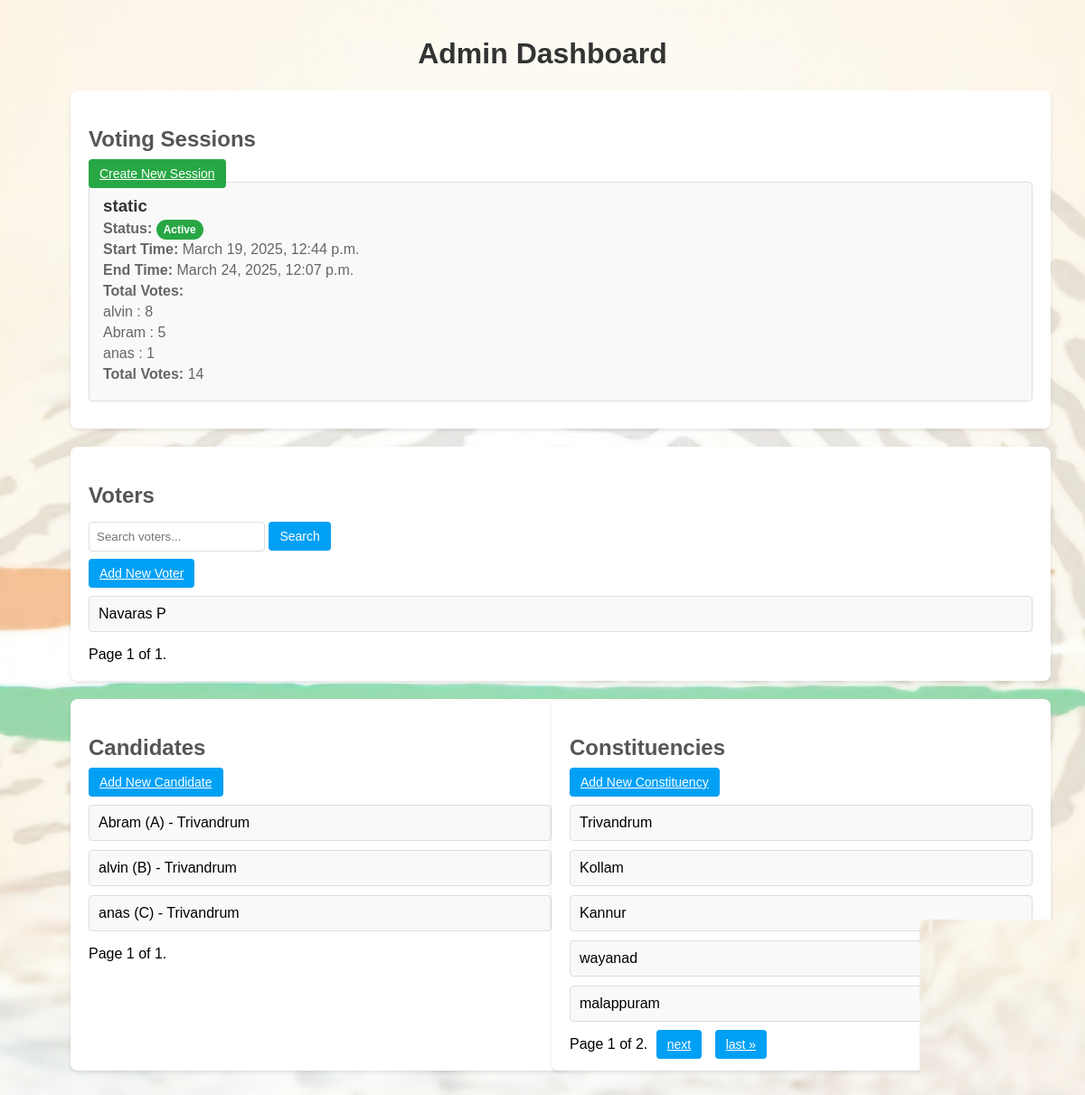
Page /dashboard/ (signed in) on the earlier database version.
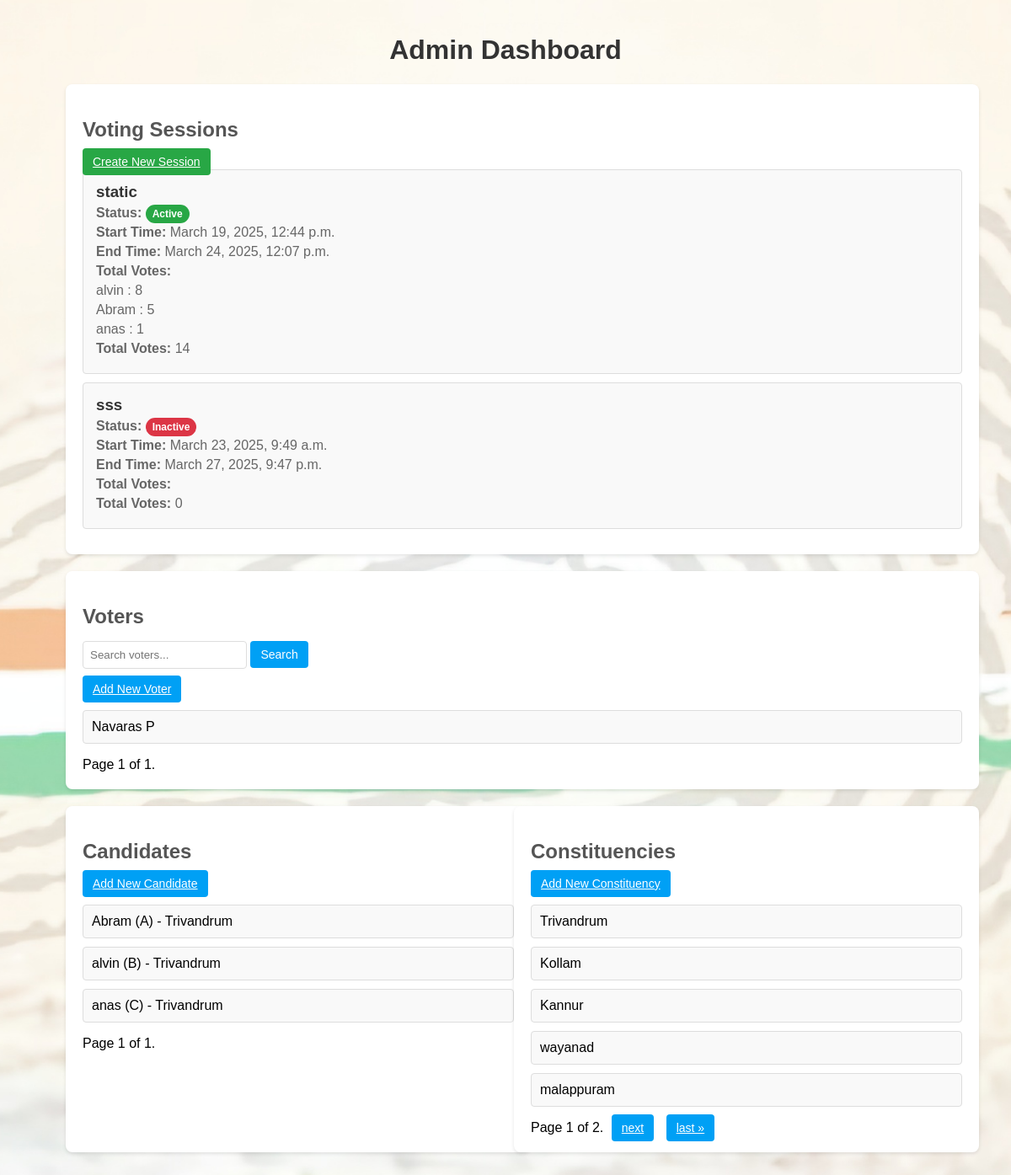
Same page on the later database version.
### manager/models.py (models this page shows, shortened)
class VotingSession(models.Model):
    name = models.CharField(max_length=100)
    constituency = models.ForeignKey(Constituency, on_delete=models.CASCADE, null=True, blank=True)
    start_time = models.DateTimeField()
    end_time = models.DateTimeField()
    status = models.CharField(
        max_length=10,
        choices=[('Active', 'Active'), ('Inactive', 'Inactive')],
        default='Inactive'
    )
    voted_users = models.ManyToManyField(Voter, blank=True)

class VoteCount(models.Model):
    session = models.ForeignKey(VotingSession, on_delete=models.CASCADE)
    candidate = models.ForeignKey(Candidate, on_delete=models.CASCADE)
    total_votes = models.PositiveIntegerField(default=0)
    class Meta:
        unique_together = ('session', 'candidate')

class Candidate(models.Model):
    name = models.CharField(max_length=100)
    image = models.ImageField(upload_to='candidate_images/', blank=True, null=True)
    party = models.CharField(max_length=100)
    constituency = models.ForeignKey(Constituency, on_delete=models.CASCADE, null=True, blank=True)

class Voter(models.Model):
    name = models.CharField(max_length=100)
    fingerprint_data = models.TextField()
    retina_data = models.TextField()
    is_registered = models.BooleanField(default=False)
    image = models.ImageField(upload_to='voter_images/', blank=True, null=True)
    address = models.TextField(blank=True, null=True)
    constituency = models.ForeignKey(Constituency, on_delete=models.CASCADE, null=True, blank=True)
    pin = models.CharField(max_length=10, blank=True, null=True)
    phone_number = models.CharField(max_length=15, blank=True, null=True)
    email = models.EmailField(blank=True, null=True)
    aadhaar_num = models.CharField(
        max_length=12,
        unique=True,
        validators=[
            MinLengthValidator(12),
            RegexValidator(r'^\d{12}$', 'Aadhaar number must be 12 digits.')
        ],
        blank=True,
        null=True
    )

class Constituency(models.Model):
    constituency = models.CharField(max_length=100, unique=True)
    def __str__(self):
        return self.constituency

### manager/views.py (the view)
# urls.py: path('dashboard/', views.dashboard, name='dashboard'),
@login_required
def dashboard(request):
    voters = Voter.objects.all()
    sessions = VotingSession.objects.all()
    candidates = Candidate.objects.all()
    constituencies = Constituency.objects.all()
    voter_paginator = Paginator(voters, 5)
    voter_page_number = request.GET.get('voter_page')
    voter_page_obj = voter_paginator.get_page(voter_page_number)
    session_paginator = Paginator(sessions, 3)
    session_page_number = request.GET.get('session_page')
    session_page_obj = session_paginator.get_page(session_page_number)
    candidate_paginator = Paginator(candidates, 5)
    candidate_page_number = request.GET.get('candidate_page')
    candidate_page_obj = candidate_paginator.get_page(candidate_page_number)
    constituency_paginator = Paginator(constituencies, 5)
    constituency_page_number = request.GET.get('constituency_page')
    constituency_page_obj = constituency_paginator.get_page(constituency_page_number)
    session_data = []
    for session in session_page_obj:
        candidates_data = VoteCount.objects.filter(session=session).order_by('-total_votes')
        total_votes = sum(candidate.total_votes for candidate in candidates_data)
        session_data.append({
            'session': session,
            'candidates_data': candidates_data,
            'total_votes': total_votes,
        })
    return render(request, 'dashboard.html', {
        'voter_page_obj': voter_page_obj,
        'session_page_obj': session_page_obj,
        'session_data': session_data,
        'candidate_page_obj': candidate_page_obj,
        'constituency_page_obj': constituency_page_obj,
    })

### templates/dashboard.html (shortened to what this page needs)
{% load static %}
<!DOCTYPE html>
<html lang="en">
<head>
</head>
<body>
    <h1>Admin Dashboard</h1>
    <div class="dashboard-container">
        <div class="dashboard-section">
            <h2>Voting Sessions</h2>
            <a href="{% url 'create_session' %}" class="btn btn-success">Create New Session</a>
            <div class="session-list">
                {% for data in session_data %}
                    <div class="session-tile">
                        <a href="{% url 'session_details' session_id=data.session.id %}" style="text-decoration: none; color: #00a0f5;">
                        <div class="session-info">
                            <h3>{{ data.session.name }}</h3>
                            <p><strong>Status:</strong>
                                <span class="status-badge {% if data.session.status == 'Active' %}active{% else %}inactive{% endif %}">
                                    {{ data.session.status }}
                                </span>
                            </p>
                            <p><strong>Start Time:</strong> {{ data.session.start_time }}</p>
                            <p><strong>End Time:</strong> {{ data.session.end_time }}</p>
                            <p><strong>Total Votes:</strong>
                                {% with total_votes=0 %}
                                {% for candidate_data in data.candidates_data %}
                                    <p>{{ candidate_data.candidate.name }} : {{ candidate_data.total_votes }}</p>
                                {% endfor %}
                                <p><strong>Total Votes:</strong> {{ data.total_votes }}</p>
                                {% endwith %}
                            </p>
                        </div>
                        </a>
                    </div>
                {% endfor %}
            </div>
        </div>
        <div class="dashboard-section">
            <h2>Voters</h2>
            <form method="get" action="." class="search-form">
                <input type="text" name="voter_search" placeholder="Search voters..." value="{{ request.GET.voter_search }}">
                <button type="submit" class="btn btn-primary">Search</button>
            </form>
            <a href="{% url 'add_voter' %}" class="btn btn-primary">Add New Voter</a>
            <ul class="voter-list">
                {% for voter in voter_page_obj %}
                    <li>
                        <span>{{ voter.name }}</span>
                    </li>
                {% endfor %}
            </ul>
            <div class="pagination">
                <span class="step-links">
                    <span class="current">
                        Page {{ voter_page_obj.number }} of {{ voter_page_obj.paginator.num_pages }}.
                    </span>
                </span>
            </div>
        </div>
        <div class="two-column-container">
            <div class="dashboard-section">
                <h2>Candidates</h2>
                <a href="{% url 'add_candidate' %}" class="btn btn-primary">Add New Candidate</a>
                <ul class="voter-list">
                    {% for candidate in candidate_page_obj %}
                        <li>
                            <span>{{ candidate.name }} ({{ candidate.party }}) - {{ candidate.constituency }}</span>
                        </li>
                    {% empty %}
                        <li>No candidates available.</li>
                    {% endfor %}
                </ul>
                <div class="pagination">
                    <span class="step-links">
                        <span class="current">
                            Page {{ candidate_page_obj.number }} of {{ candidate_page_obj.paginator.num_pages }}.
                        </span>
                    </span>
                </div>
            </div>
            <div class="dashboard-section">
                <h2>Constituencies</h2>
                <a href="{% url 'add_constituency' %}" class="btn btn-primary">Add New Constituency</a>
                <ul class="voter-list">
                    {% for constituency in constituency_page_obj %}
                        <li>
                            <span>{{ constituency.constituency }}</span>
                        </li>
                    {% empty %}
                        <li>No constituencies available.</li>
                    {% endfor %}
                </ul>
                <div class="pagination">
                    <span class="step-links">
                        <span class="current">
                            Page {{ constituency_page_obj.number }} of {{ constituency_page_obj.paginator.num_pages }}.
                        </span>
                        {% if constituency_page_obj.has_next %}
                            <a href="?constituency_page={{ constituency_page_obj.next_page_number }}" class="btn btn-primary">next</a>
                            <a href="?constituency_page={{ constituency_page_obj.paginator.num_pages }}" class="btn btn-primary">last &raquo;</a>
                        {% endif %}
                    </span>
                </div>
            </div>
        </div>
    </div>
</body>
</html>

Differences in the rows shown:
added VotingSession: session.name "sss", session.status "Inactive", session.start_time "March 23, 2025, 9:49 a.m.", session.end_time "March 27, 2025, 9:47 p.m.", total_votes "0"
